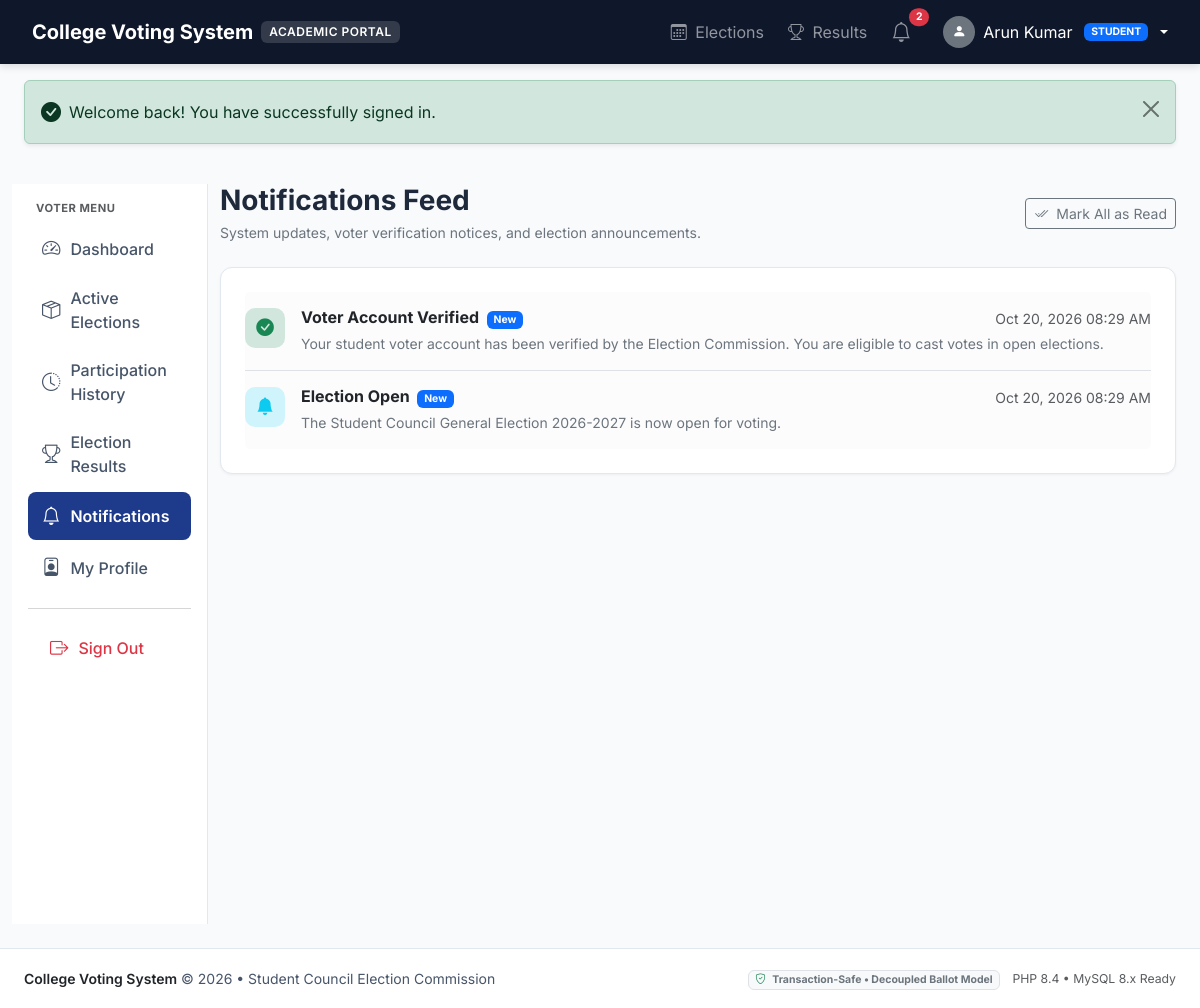
The app's page /public/notifications.php (signed in) with its own data.
### tables this page shows
CREATE TABLE IF NOT EXISTS students (
    id INT AUTO_INCREMENT PRIMARY KEY,
    user_id INT NOT NULL UNIQUE,
    full_name VARCHAR(100) NOT NULL,
    registration_no VARCHAR(50) NOT NULL UNIQUE,
    department_id INT NOT NULL,
    course VARCHAR(50) NOT NULL,
    academic_year INT NOT NULL,
    is_verified TINYINT(1) NOT NULL DEFAULT 0,
    verified_at DATETIME DEFAULT NULL,
    verified_by INT DEFAULT NULL,
    created_at DATETIME NOT NULL DEFAULT CURRENT_TIMESTAMP,
    updated_at DATETIME NOT NULL DEFAULT CURRENT_TIMESTAMP ON UPDATE CURRENT_TIMESTAMP,
    CONSTRAINT fk_student_user FOREIGN KEY (user_id) REFERENCES users(id) ON DELETE CASCADE,
    CONSTRAINT fk_student_dept FOREIGN KEY (department_id) REFERENCES departments(id) ON DELETE RESTRICT,
    CONSTRAINT fk_student_verified_by FOREIGN KEY (verified_by) REFERENCES users(id) ON DELETE SET NULL,
    INDEX idx_student_verified (is_verified),
    INDEX idx_student_dept (department_id),
    INDEX idx_student_year (academic_year)
);

CREATE TABLE IF NOT EXISTS users (
    id INT AUTO_INCREMENT PRIMARY KEY,
    email VARCHAR(150) NOT NULL UNIQUE,
    password_hash VARCHAR(255) NOT NULL,
    role ENUM('admin', 'student') NOT NULL DEFAULT 'student',
    status ENUM('pending', 'active', 'suspended') NOT NULL DEFAULT 'pending',
    created_at DATETIME NOT NULL DEFAULT CURRENT_TIMESTAMP,
    updated_at DATETIME NOT NULL DEFAULT CURRENT_TIMESTAMP ON UPDATE CURRENT_TIMESTAMP,
    INDEX idx_user_role (role),
    INDEX idx_user_status (status)
);

CREATE TABLE IF NOT EXISTS notifications (
    id INT AUTO_INCREMENT PRIMARY KEY,
    user_id INT NOT NULL,
    title VARCHAR(150) NOT NULL,
    message TEXT NOT NULL,
    type ENUM('info', 'success', 'warning', 'danger') NOT NULL DEFAULT 'info',
    is_read TINYINT(1) NOT NULL DEFAULT 0,
    created_at DATETIME NOT NULL DEFAULT CURRENT_TIMESTAMP,
    CONSTRAINT fk_notify_user FOREIGN KEY (user_id) REFERENCES users(id) ON DELETE CASCADE,
    INDEX idx_notify_user_read (user_id, is_read)
);

### app/includes/functions.php (called while the page is built, shortened)
<?php
function e(?string $value): string {
    return htmlspecialchars((string)($value ?? ''), ENT_QUOTES, 'UTF-8');
}
function get_flash(): ?array {
    if (!empty($_SESSION['flash'])) {
        $flash = $_SESSION['flash'];
        return $flash;
    }
    return null;
}
function base_url(string $path = ''): string {
    $scriptName = $_SERVER['SCRIPT_NAME'] ?? '';
    $base = rtrim(dirname($scriptName), '/\\');
    $trimmedPath = ltrim($path, '/');
    return ($base === '' || $base === '/') ? '/' . $trimmedPath : $base . '/' . $trimmedPath;
}
function format_datetime(?string $datetime, string $format = 'M d, Y h:i A'): string {
    try {
        $dt = new DateTime($datetime);
        return $dt->format($format);
    } catch (Exception $e) {
        return $datetime;
    }
}

### app/includes/auth.php (called while the page is built, shortened)
<?php
require_once __DIR__ . '/../config/app.php';
require_once __DIR__ . '/functions.php';
class Auth {
    private static ?array $currentUser = null;
    public static function check(): bool {
        return !empty($_SESSION['user_id']);
    }
    public static function id(): ?int {
        return isset($_SESSION['user_id']) ? (int)$_SESSION['user_id'] : null;
    }
    public static function role(): ?string {
        return $_SESSION['user_role'] ?? null;
    }
    public static function isAdmin(): bool {
        return self::role() === 'admin';
    }
    public static function user(): ?array {
        if (self::$currentUser !== null) {
            return self::$currentUser;
        }
        $userId = self::id();
        $db = Database::getConnection();
        $stmt = $db->prepare("SELECT * FROM users WHERE id = ?");
        $stmt->execute([$userId]);
        $user = $stmt->fetch(PDO::FETCH_ASSOC);
        if ($user['role'] === 'student') {
            $stmtStud = $db->prepare("
                SELECT s.*, d.name AS department_name, d.code AS department_code
                FROM students s
                LEFT JOIN departments d ON s.department_id = d.id
                WHERE s.user_id = ?
            ");
            $stmtStud->execute([$userId]);
            $student = $stmtStud->fetch(PDO::FETCH_ASSOC);
            $user['student'] = $student ?: [];
        } elseif ($user['role'] === 'admin') {
            $stmtAdmin = $db->prepare("SELECT * FROM administrators WHERE user_id = ?");
            $stmtAdmin->execute([$userId]);
            $admin = $stmtAdmin->fetch(PDO::FETCH_ASSOC);
            $user['admin'] = $admin ?: [];
        }
        self::$currentUser = $user;
        return self::$currentUser;
    }
}

### public/notifications.php (the view, shortened to what this page needs)
<?php
require_once __DIR__ . '/../app/includes/csrf.php';
require_once __DIR__ . '/../app/includes/functions.php';
$db = Database::getConnection();
$user = Auth::user();
$userId = (int)$user['id'];
$stmt = $db->prepare("SELECT * FROM notifications WHERE user_id = ? ORDER BY created_at DESC");
$stmt->execute([$userId]);
$notifications = $stmt->fetchAll(PDO::FETCH_ASSOC);
require_once __DIR__ . '/../app/includes/header.php';
?>
<div class="container-fluid px-3 px-md-4 py-4">
    <div class="row g-4">
        <?php if (Auth::isAdmin()): ?>
            <?php require_once __DIR__ . '/../app/includes/admin-sidebar.php'; ?>
        <?php else: ?>
            <?php require_once __DIR__ . '/../app/includes/student-sidebar.php'; ?>
        <?php endif; ?>
        <div class="col-lg-9 col-xl-10">
            <div class="d-flex justify-content-between align-items-center mb-4">
                <div>
                    <h1 class="h3 fw-bold mb-1">Notifications Feed</h1>
                    <p class="text-secondary small mb-0">System updates, voter verification notices, and election announcements.</p>
                </div>
                <?php if (!empty($notifications)): ?>
                    <form method="POST" action="<?= base_url('notifications.php') ?>">
                        <button type="submit" class="btn btn-outline-secondary btn-sm">
                            <i class="bi bi-check2-all me-1"></i> Mark All as Read
                        </button>
                    </form>
                <?php endif; ?>
            </div>
            <div class="card card-academic p-4">
                <?php if (empty($notifications)): ?>
                    <div class="text-center py-5 text-muted">
                        <i class="bi bi-bell-slash fs-1 mb-2"></i>
                        <h5 class="fw-bold mb-1">No Notifications Yet</h5>
                        <p class="small mb-0">You're all caught up! You will be notified when elections open or results are published.</p>
                    </div>
                <?php else: ?>
                    <div class="list-group list-group-flush">
                        <?php foreach ($notifications as $n): ?>
                            <div class="list-group-item px-0 py-3 <?= empty($n['is_read']) ? 'bg-light-subtle' : '' ?>">
                                <div class="d-flex align-items-start gap-3">
                                    <div class="stat-icon-wrapper bg-<?= e($n['type']) ?>-subtle text-<?= e($n['type']) ?> flex-shrink-0" style="width: 40px; height: 40px; font-size: 1.1rem;">
                                        <i class="bi <?= $n['type'] === 'success' ? 'bi-check-circle-fill' : ($n['type'] === 'danger' ? 'bi-exclamation-octagon-fill' : ($n['type'] === 'warning' ? 'bi-exclamation-triangle-fill' : 'bi-bell-fill')) ?>"></i>
                                    </div>
                                    <div class="flex-grow-1">
                                        <div class="d-flex justify-content-between align-items-center mb-1">
                                            <h6 class="fw-bold text-dark mb-0">
                                                <?= e($n['title']) ?>
                                                <?php if (empty($n['is_read'])): ?>
                                                    <span class="badge bg-primary ms-1" style="font-size: 0.65rem;">New</span>
                                                <?php endif; ?>
                                            </h6>
                                            <small class="text-muted"><?= format_datetime($n['created_at']) ?></small>
                                        </div>
                                        <p class="text-secondary small mb-0"><?= e($n['message']) ?></p>
                                    </div>
                                </div>
                            </div>
                        <?php endforeach; ?>
                    </div>
                <?php endif; ?>
            </div>
        </div>
    </div>
</div>
<?php require_once __DIR__ . '/../app/includes/footer.php'; ?>

### app/includes/header.php (shortened to what this page needs)
<?php
require_once __DIR__ . '/auth.php';
require_once __DIR__ . '/functions.php';
$currentUser = Auth::user();
$isLoggedIn = Auth::check();
$isAdmin = Auth::isAdmin();
$flash = get_flash();
$unreadNotifications = 0;
if ($isLoggedIn && $currentUser) {
    try {
        $db = Database::getConnection();
        $stmtNotif = $db->prepare("SELECT COUNT(*) AS cnt FROM notifications WHERE user_id = ? AND is_read = 0");
        $stmtNotif->execute([(int)$currentUser['id']]);
        $unreadNotifications = (int)($stmtNotif->fetch(PDO::FETCH_ASSOC)['cnt'] ?? 0);
    } catch (Exception $e) {
        $unreadNotifications = 0;
    }
}
?>
<!DOCTYPE html>
<html lang="en">
<head>
    <link href="https://cdn.jsdelivr.net/npm/bootstrap@5.3.3/dist/css/bootstrap.min.css" rel="stylesheet">
    <link href="https://cdn.jsdelivr.net/npm/bootstrap-icons@1.11.3/font/bootstrap-icons.css" rel="stylesheet">
    <link href="<?= base_url('assets/css/style.css') ?>" rel="stylesheet">
</head>
<body>
<nav class="navbar navbar-expand-lg navbar-dark app-navbar py-2 sticky-top">
    <div class="container-fluid px-3 px-md-4">
        <a class="navbar-brand d-flex align-items-center gap-2 fw-bold" href="<?= base_url('index.php') ?>">
            <span>College Voting System</span>
            <span class="navbar-brand-badge d-none d-sm-inline-block">Academic Portal</span>
        </a>
        <div class="collapse navbar-collapse" id="appNav">
            <ul class="navbar-nav ms-auto align-items-center gap-1 gap-lg-2">
                <li class="nav-item">
                    <a class="nav-link" href="<?= base_url('elections.php') ?>"><i class="bi bi-calendar3 me-1"></i> Elections</a>
                </li>
                <li class="nav-item">
                    <a class="nav-link" href="<?= base_url('results.php') ?>"><i class="bi bi-trophy me-1"></i> Results</a>
                </li>
                <?php if ($isLoggedIn): ?>
                    <li class="nav-item">
                        <a class="nav-link position-relative px-2" href="<?= base_url('notifications.php') ?>" title="Notifications">
                            <i class="bi bi-bell fs-5"></i>
                            <?php if ($unreadNotifications > 0): ?>
                                <span class="position-absolute top-1 start-100 translate-middle badge rounded-pill bg-danger" style="font-size: 0.65rem;">
                                    <?= $unreadNotifications ?>
                                </span>
                            <?php endif; ?>
                        </a>
                    </li>
                    <li class="nav-item dropdown ms-lg-2">
                        <a class="nav-link dropdown-toggle d-flex align-items-center gap-2 text-white" href="#" role="button" data-bs-toggle="dropdown">
                            <div class="rounded-circle bg-secondary text-white d-flex align-items-center justify-content-center" style="width: 32px; height: 32px; font-size: 0.85rem;">
                                <i class="bi <?= $isAdmin ? 'bi-shield-check' : 'bi-person-fill' ?>"></i>
                            </div>
                            <span class="d-none d-md-inline"><?= e($currentUser['admin']['full_name'] ?? $currentUser['student']['full_name'] ?? $currentUser['email']) ?></span>
                            <span class="badge bg-<?= $isAdmin ? 'danger' : 'primary' ?> text-uppercase ms-1" style="font-size: 0.65rem;">
                                <?= e($currentUser['role']) ?>
                            </span>
                        </a>
                    </li>
                <?php endif; ?>
            </ul>
        </div>
    </div>
</nav>
<?php if ($flash): ?>
    <div class="container-fluid px-3 px-md-4 mt-3">
        <div class="alert alert-<?= e($flash['type']) ?> alert-dismissible fade show shadow-sm" role="alert">
            <div class="d-flex align-items-center gap-2">
                <i class="bi <?= $flash['type'] === 'success' ? 'bi-check-circle-fill' : ($flash['type'] === 'danger' ? 'bi-exclamation-octagon-fill' : 'bi-info-circle-fill') ?> fs-5"></i>
                <div><?= e($flash['message']) ?></div>
            </div>
            <button type="button" class="btn-close" data-bs-dismiss="alert" aria-label="Close"></button>
        </div>
    </div>
<?php endif; ?>

### public/assets/css/style.css (style rules this page uses)
:root { --primary-navy: #1e3a8a; --primary-dark: #0f172a; --primary-hover: #1e40af; --secondary-slate: #475569; --bg-light: #f8fafc; --surface-card: #ffffff; --success-green: #10b981; --danger-rose: #e11d48; --warning-amber: #f59e0b; --border-subtle: #e2e8f0; --font-sans: 'Inter', system-ui, -apple-system, BlinkMacSystemFont, "Segoe UI", Roboto, sans-serif; }
body { background-color: var(--bg-light); color: #1e293b; font-family: var(--font-sans); min-height: 100vh; display: flex; flex-direction: column; }
.app-navbar { background-color: var(--primary-dark); box-shadow: 0 2px 8px rgba(15, 23, 42, 0.15); }
.navbar-brand-badge { background-color: rgba(255, 255, 255, 0.15); border-radius: 6px; padding: 2px 8px; font-size: 0.75rem; font-weight: 600; letter-spacing: 0.5px; text-transform: uppercase; }
.card-academic { background: var(--surface-card); border: 1px solid var(--border-subtle); border-radius: 12px; box-shadow: 0 1px 3px rgba(0, 0, 0, 0.05); transition: transform 0.15s ease, box-shadow 0.15s ease; }
.stat-icon-wrapper { width: 48px; height: 48px; border-radius: 10px; display: flex; align-items: center; justify-content: center; font-size: 1.4rem; }

### records on screen
students: full_name "Arun Kumar"
users: role "STUDENT"
notifications: title "Voter Account Verified", is_read "New", created_at "Oct 20, 2026 08:29 AM", message "Your student voter account has been verified by the Election Commission. You are eligible to cast votes in open elections."
notifications: title "Election Open", is_read "New", created_at "Oct 20, 2026 08:29 AM", message "The Student Council General Election 2026-2027 is now open for voting."

### other values on screen
$unreadNotifications "2"
$flash['message'] "Welcome back! You have successfully signed in."
PHP_MAJOR_VERSION "8"
PHP_MINOR_VERSION "4"
